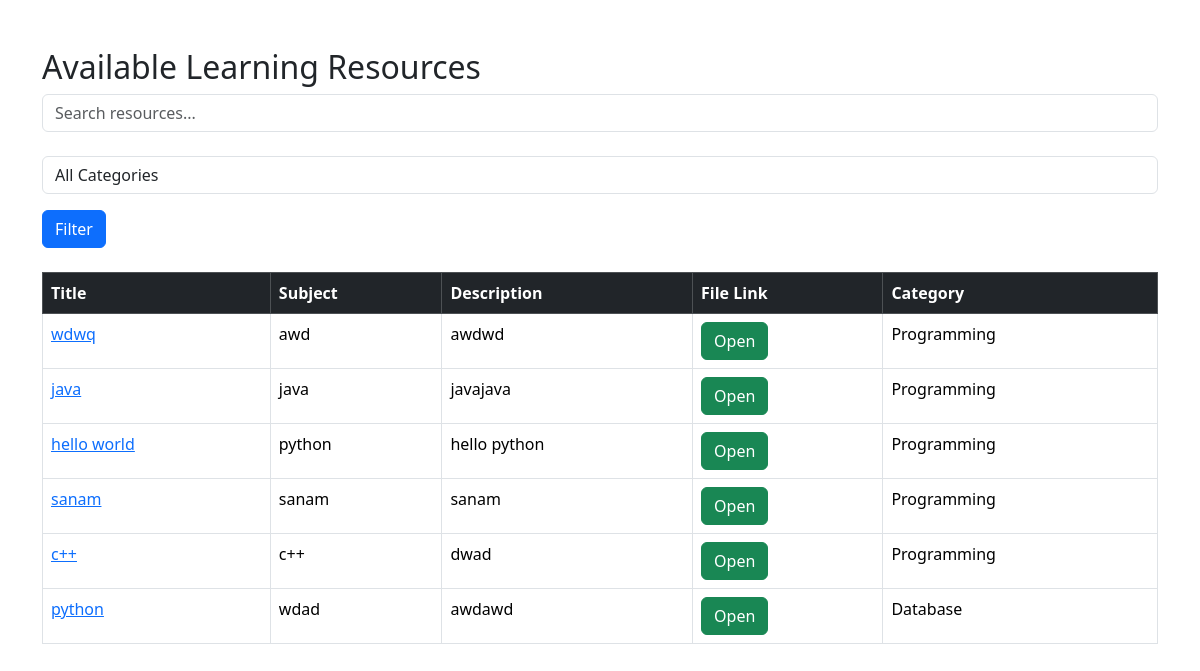
The app's page /resources/, older data.
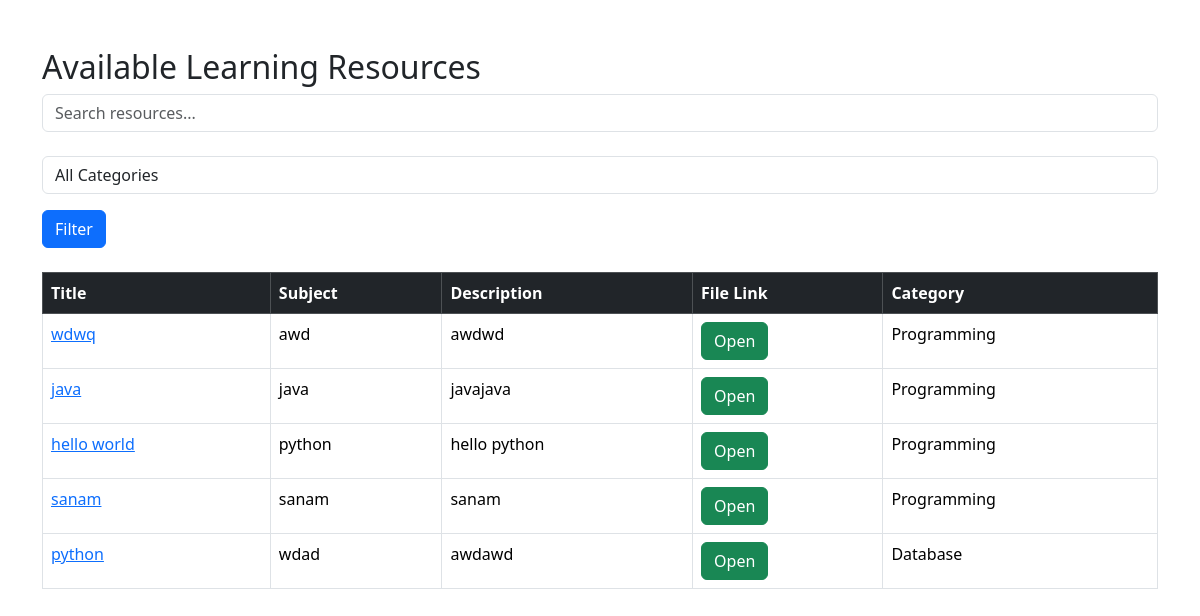
The same page, newer data.
### learning/models.py (models this page shows, shortened)
class Resource(models.Model):
    STATUS_CHOICES = [
    ('pending', 'Pending'),
    ('approved', 'Approved'),
    ('rejected', 'Rejected'),
]
    title = models.CharField(max_length=200)
    subject = models.CharField(max_length=100)
    category = models.CharField(max_length=100)
    description = models.TextField()
    resource_file = models.FileField(
    upload_to='resources/',
    default='resources/default.pdf'
)
    status = models.CharField(
        max_length=20,
        choices=STATUS_CHOICES,
        default='pending'
    )
    uploaded_by = models.CharField(max_length=100)

### learning/views.py (the view)
def resources(request):
    search = request.GET.get('search')
    category = request.GET.get('category')
    resources = Resource.objects.filter(
        status='approved'
    )
    if search:
        resources = resources.filter(
            title__icontains=search
        )
    if category:
        resources = resources.filter(
            category=category
        )
    return render(
        request,
        'learning/resources.html',
        {
            'resources': resources
        }
    )

### learning/templates/learning/resources.html (shortened to what this page needs)
<!DOCTYPE html>
<html>
<head>
    <link href="https://cdn.jsdelivr.net/npm/bootstrap@5.3.3/dist/css/bootstrap.min.css" rel="stylesheet">
</head>
<body>
<div class="container mt-5">
    <h2>Available Learning Resources</h2>
    <form method="GET" class="mb-4">
    <input
        type="text"
        name="search"
        class="form-control"
        placeholder="Search resources...">
</form>
    <form method="GET">
    <select name="category" class="form-control mb-3">
        <option value="">All Categories</option>
    </select>
    <button class="btn btn-primary">
        Filter
    </button>
</form>
    <table class="table table-bordered mt-4">
        <thead class="table-dark">
            <tr>
                <th>Title</th>
                <th>Subject</th>
                <th>Description</th>
                <th>File Link</th>
                <th>Category</th>
            </tr>
        </thead>
        <tbody>
        {% for resource in resources %}
        <tr>
            <td>
    <a href="/resource/{{ resource.id }}/">
        {{ resource.title }}
    </a>
</td>
            <td>{{ resource.subject }}</td>
            <td>{{ resource.description }}</td>
            <td>
                <a href="{{ resource.resource_file.url}}"
                   target="_blank"
                   class="btn btn-success">
                    Open
                </a>
            </td>
            <td>{{ resource.category }}</td>
        </tr>
        {% endfor %}
        </tbody>
    </table>
</div>
</body>
</html>

Row changes from the older to the newer data that the page shows:
removed Resource: title "c++", subject "c++", description "dwad", category "Programming"
